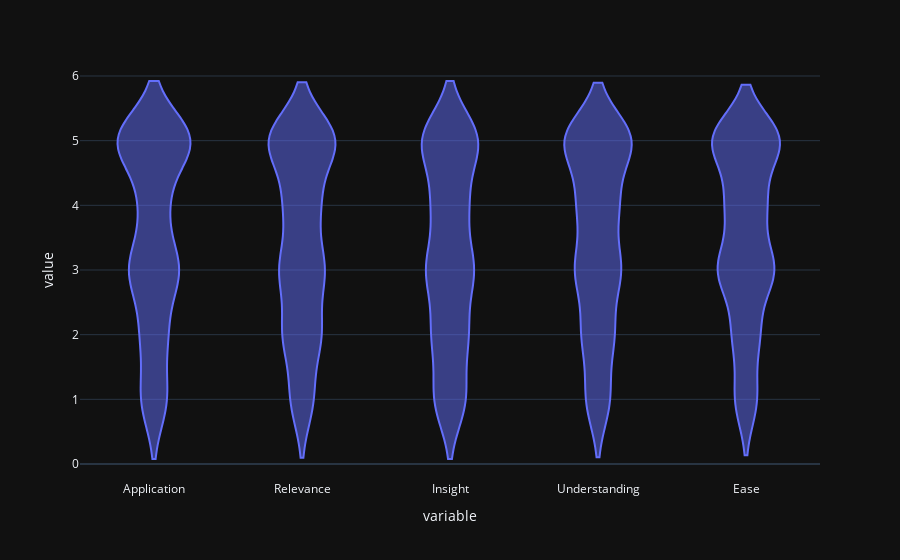

Notebook source saved alongside this figure:
### Code cell
px.violin(rating_counts_raw_df)

### Figure 1 — Plotly figure (JSON) as saved in the notebook; plotly's stock layout.template omitted (floating-point values rounded to 4 significant figures; data arrays with more than 128 entries replaced by an {"elided": "..."} marker saying what was removed)
{"data": [{"alignmentgroup": "True", "box": {"visible": false}, "hovertemplate": "variable=%{x}<br>value=%{y}<extra></extra>", "legendgroup": "", "marker": {"color": "#636efa"}, "name": "", "offsetgroup": "", "orientation": "v", "scalegroup": "True", "showlegend": false, "type": "violin", "x": {"elided": "3360 str values"}, "x0": " ", "xaxis": "x", "y": {"elided": "3360 int values"}, "y0": " ", "yaxis": "y"}], "layout": {"legend": {"tracegroupgap": 0}, "margin": {"t": 60}, "violinmode": "group", "xaxis": {"anchor": "y", "domain": [0, 1], "title": {"text": "variable"}}, "yaxis": {"anchor": "x", "domain": [0, 1], "title": {"text": "value"}}}}
